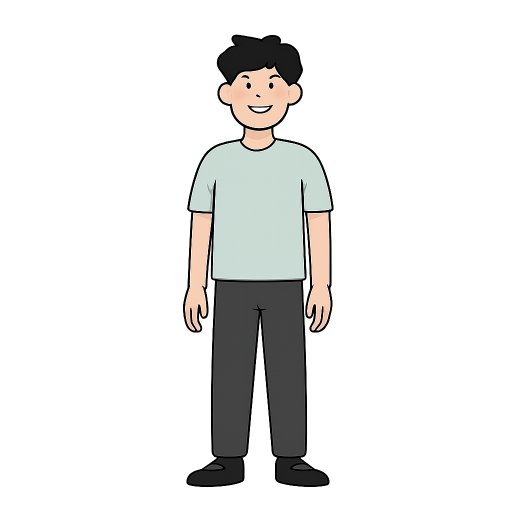
#> input picture ai_video_maker/assets/character/main.png, 1024 x 1024 px (shown at 1/2 size)
$ python -i test_smoke.py   (imports and definitions only)
#> lines starting #> are read from the running program, lines starting #| are printed output that depends on the picture
### ai_video_maker/core/mock_service.py
from __future__ import annotations
import math
import wave
import hashlib
import re
from pathlib import Path
from PIL import Image, ImageDraw, ImageFont

from .config import VIDEO_W, VIDEO_H
from .outro import normalize_outro, plan_outro_scene as build_outro_scene, render_local_outro


class MockService:
    """Offline/demo service showing the V3 visual-storytelling architecture."""

    # [54 lines left out: functions research, audience_brief, write_script, not called in this run]

    def generate_outro_brief(self, topic, script, preferred_style=None, fixed=False):
        return normalize_outro(script.get("outro"), topic, script.get("takeaway", ""), preferred_style, fixed)

    def plan_outro_scene(self, outro_brief):
        return build_outro_scene(outro_brief)

    def tts_outro(self, outro_text, output_path, voice=None):
        self.tts(outro_text, output_path, voice=voice)

    def generate_outro_image(self, visual_prompt, output_path, quality=None):
        render_local_outro(normalize_outro({}, "demo"), output_path)

    # [55 lines left out: functions story_blueprint, plan_scenes, not called in this run]

    def generate_background(self, scene_prompt: str, output_path: Path):
#> called with scene_prompt = 'demo'
        im = Image.new("RGB", (VIDEO_W, VIDEO_H), (250, 249, 245))
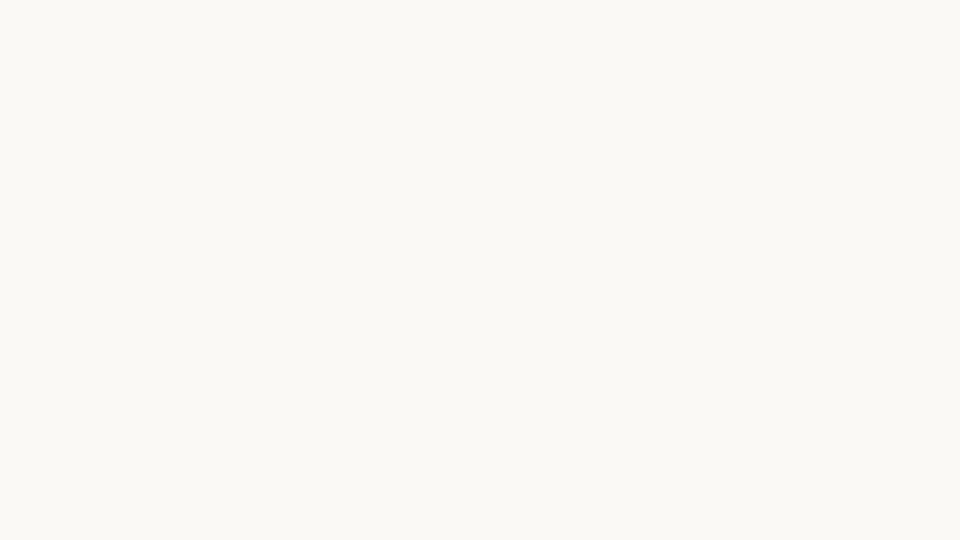
#> im: PIL image 1920x1080 RGB (shown at 1/2 size); mean R, G, B 250, 249, 245
        d = ImageDraw.Draw(im)
        ink=(48,53,61); yellow=(244,194,73); pale=(255,239,192)
        d.line((0, 860, VIDEO_W, 860), fill=ink, width=4)
        low=scene_prompt.lower()
        if "ram" in low or "memory" in low or "chip" in low:
            # [11 lines left out: functions module, rack, not called in this run]
            def arrow(x1,y1,x2,y2):
                d.line((x1,y1,x2,y2),fill=yellow,width=16)
                d.polygon([(x2,y2),(x2-40,y2-25),(x2-40,y2+25)],fill=yellow)
            if "factory" in low or "manufactur" in low:
                d.polygon([(570,650),(570,360),(770,450),(770,360),(970,450),(970,650)],fill=(235,238,238),outline=ink)
                d.rectangle((580,650,970,680),fill=ink)
                arrow(1000,500,1230,390); arrow(1000,540,1230,680)
                rack(1270,210); module(1280,650,190,85)
            elif "fewer" in low or "less supply" in low:
                module(650,380); module(1050,380)
                d.line((1330,340,1330,620),fill=ink,width=8)
                d.line((1350,340,1350,620),fill=ink,width=8)
            elif "price" in low or "expensive" in low:
                module(720,420,340,145)
                d.rounded_rectangle((1220,350,1500,590),radius=24,fill=pale,outline=ink,width=8)
                d.line((1360,510,1360,405),fill=yellow,width=18)
                d.polygon([(1360,385),(1325,440),(1395,440)],fill=yellow)
            elif "server" in low:
                module(600,400); rack(1240,260)
                arrow(870,460,1200,460)
            else:
                module(830,420,350,150)
            im.save(output_path,quality=92)
            return
        key=int.from_bytes(hashlib.sha256(scene_prompt.encode()).digest()[:2],"big")
        arch_match=re.search(r"Visual archetype:\s*([\w_]+)",scene_prompt)
        arch=arch_match.group(1) if arch_match else "example"
        focus_match=re.search(r"Primary focus:\s*(.+?)\.",scene_prompt)
        label=(focus_match.group(1) if focus_match else scene_prompt)[:52]
        focus_side="right" if "on the right" in scene_prompt else "left" if "on the left" in scene_prompt else "center"
        centers={"left":[590,1050],"center":[750,1230],"right":[850,1370]}[focus_side]
        for n,cx in enumerate(centers):
            cy=450+(key%4-2)*25 if n==0 else 450-(key%3-1)*35
            fill=(255,255,255) if n==0 else pale
            if arch in {"process","cause_effect"}:
                d.rounded_rectangle((cx-170,cy-110,cx+170,cy+110),radius=55,fill=fill,outline=ink,width=8)
            else:
                d.rounded_rectangle((cx-165,cy-155,cx+165,cy+155),radius=28,fill=fill,outline=ink,width=8)
        d.line((centers[0]+180,450,centers[1]-180,450),fill=yellow,width=17)
        d.polygon([(centers[1]-180,450),(centers[1]-225,420),(centers[1]-225,480)],fill=yellow)
        im.save(output_path, quality=92)
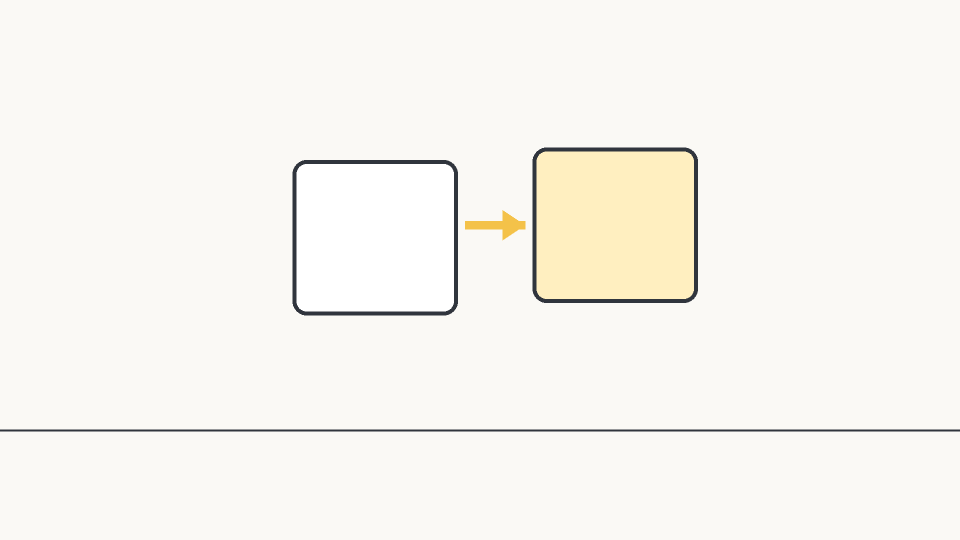
#> saved as bg.png: PIL image 1920x1080 RGB (shown at 1/2 size); mean R, G, B 247.8, 246.2, 240.5

    def tts(self, text: str, output_path: Path, voice=None):
        duration = max(1.5, len(text.split()) / 145 * 60)
        rate = 24000
        frames = int(duration * rate)
        with wave.open(str(output_path), "wb") as wf:
            wf.setnchannels(1); wf.setsampwidth(2); wf.setframerate(rate); wf.writeframes(b"\x00\x00" * frames)

### ai_video_maker/core/render.py
from __future__ import annotations
import re
import subprocess
import textwrap
from pathlib import Path
from PIL import Image, ImageDraw, ImageFont, ImageOps
import imageio_ffmpeg

from .config import CHARACTER_PATH, ASSETS_DIR, VIDEO_W, VIDEO_H
from .character_pose_selector import select_pose
from .overlays import normalize_overlays


def cover_crop(im: Image.Image, size=(VIDEO_W, VIDEO_H)) -> Image.Image:
#> called with size = (1920, 1080)
    tw, th = size
#> tw = 1920; th = 1080
    ratio = max(tw / im.width, th / im.height)
#> ratio = 1
    nw, nh = round(im.width * ratio), round(im.height * ratio)
#> nw = 1920; nh = 1080
    im = im.resize((nw, nh), Image.Resampling.LANCZOS)
#> im: PIL image 1920x1080 RGBA
    left = (nw - tw) // 2
#> left = 0
    top = (nh - th) // 2
#> top = 0
    return im.crop((left, top, left + tw, top + th))


def _font(size: int):
    candidates = [
        "C:/Windows/Fonts/arialbd.ttf",
        "/usr/share/fonts/truetype/dejavu/DejaVuSans-Bold.ttf",
        "/usr/share/fonts/truetype/liberation2/LiberationSans-Bold.ttf",
    ]
    for p in candidates:
        if Path(p).exists():
            return ImageFont.truetype(p, size=size)
    return ImageFont.load_default()


def _character_transform(char: Image.Image, emotion: str, gesture: str) -> Image.Image:
    # V3 fallback acting: preserve the original character artwork, but vary body language
    # through subtle tilt/flip/scale. Custom pose PNGs can later override this without
    # changing the rest of the pipeline.
    tilt = {
        "curious": -3,
        "surprised": 2,
        "thinking": -4,
        "concerned": 3,
        "explaining": 0,
        "confident": -1,
        "neutral": 0,
    }.get(emotion, 0)
    if gesture == "point":
        char = ImageOps.mirror(char)
    if emotion == "surprised":
        char = char.resize((int(char.width * 1.04), int(char.height * 1.04)), Image.Resampling.LANCZOS)
    if tilt:
        char = char.rotate(tilt, resample=Image.Resampling.BICUBIC, expand=True)
    return char


def _draw_symbol(draw: ImageDraw.ImageDraw, symbol: str, x: int, y: int, scale: float = 1.0):
    ink = (43, 49, 55, 255)
    yellow = (244, 190, 56, 255)
    if symbol in {"question_mark", "exclamation_mark"}:
        glyph = {"question_mark":"?", "exclamation_mark":"!"}[symbol]
        draw.text((x,y),glyph,font=_font(int(72*scale)),fill=yellow,
                  stroke_width=max(1,int(2*scale)),stroke_fill=ink)
    elif symbol == "check_mark":
        draw.line([(x-int(24*scale),y),(x-int(5*scale),y+int(19*scale)),
                   (x+int(34*scale),y-int(27*scale))],fill=yellow,width=max(4,int(9*scale)),joint="curve")
    elif symbol == "warning_mark":
        rr=int(36*scale)
        draw.polygon([(x,y-rr),(x-rr,y+rr),(x+rr,y+rr)],fill=(255,223,120,255),outline=ink)
        draw.text((x-int(10*scale),y-int(24*scale)),"!",font=_font(int(45*scale)),fill=ink)
    elif symbol == "short_arrow":
        end=x+int(75*scale)
        draw.line((x,y,end,y),fill=yellow,width=max(3,int(7*scale)))
        draw.polygon([(end,y),(end-int(18*scale),y-int(13*scale)),(end-int(18*scale),y+int(13*scale))],fill=yellow)
    elif symbol == "small_highlight":
        draw.rounded_rectangle((x-int(48*scale),y-int(38*scale),x+int(48*scale),y+int(38*scale)),
                               radius=int(12*scale),outline=yellow,width=max(2,int(5*scale)))
    elif symbol == "underline_emphasis":
        draw.line((x-int(45*scale),y,x+int(45*scale),y),fill=yellow,width=max(3,int(7*scale)))
    elif symbol == "spark":
        rr=int(24*scale)
        draw.line((x-rr,y,x+rr,y),fill=yellow,width=max(2,int(5*scale)))
        draw.line((x,y-rr,x,y+rr),fill=yellow,width=max(2,int(5*scale)))


def composite_scene(background_path: Path, output_path: Path, character_visible: bool,
                    position: str, scale: float, emotion: str = "neutral",
                    gesture: str = "none", overlay_symbols: list[str] | None = None,
                    character_action: str = "none", focus_side: str = "center",
                    interaction_target: str = "", on_screen_emphasis: str = "",
                    visual_archetype: str = "example", character_pose: str | None = None):
    bg = cover_crop(Image.open(background_path).convert("RGBA"))
    overlay_symbols = normalize_overlays(overlay_symbols or [],visual_archetype,character_visible)

    if character_visible:
        source_path, has_pose = select_pose(emotion, character_action, visual_archetype, character_pose)
        char = Image.open(source_path).convert("RGBA")
#> char is the input picture: PIL image 1024x1024 RGBA; mean R, G, B, A 22.2, 22, 20.9, 43.5
        scale = max(0.15, min(float(scale), 0.35))
        target_h = int(VIDEO_H * scale)
        target_w = int(char.width * target_h / char.height)
#> target_w = 378
        char = char.resize((target_w, target_h), Image.Resampling.LANCZOS)
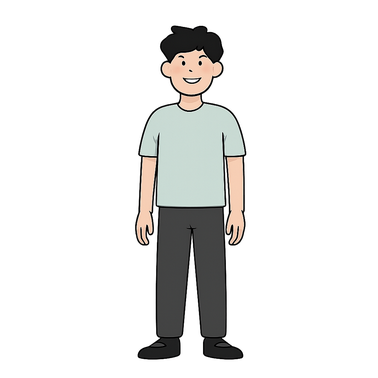
#> char: PIL image 378x378 RGBA; mean R, G, B, A 22.3, 22.2, 21.1, 43.5; transparent parts drawn white
        if not has_pose:
            char = _character_transform(char, emotion, gesture)
#> in _character_transform, `char = char.rotate(tilt, resample=Image.Resampling.BICUBIC, expand=True)`:
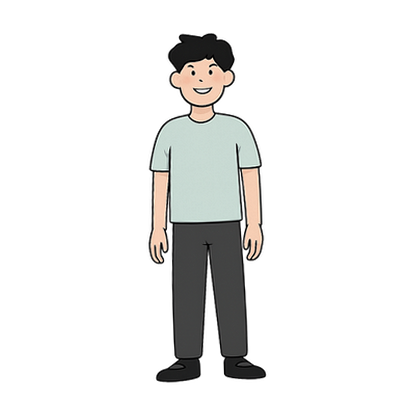
#> char: PIL image 407x407 RGBA; mean R, G, B, A 20.6, 20.5, 19.5, 40.4; transparent parts drawn white
        # V3 action acting: preserve the source art, but change body language and stage position.
        if character_action in {"lean_in", "inspect", "point_at_focus"}:
            char = char.rotate(-3 if position != "right" else 3, resample=Image.Resampling.BICUBIC, expand=True)
        if character_action in {"react", "step_back"}:
            nw=max(1,int(char.width*.95)); nh=max(1,int(char.height*.95)); char=char.resize((nw,nh),Image.Resampling.LANCZOS)
        if character_action in {"present", "celebrate"}:
            nw=max(1,int(char.width*1.03)); nh=max(1,int(char.height*1.03)); char=char.resize((nw,nh),Image.Resampling.LANCZOS)
        y = VIDEO_H - char.height - 38
#> y = 635
        if character_action in {"enter", "present", "celebrate"}: y -= 18
        if emotion == "surprised":
            y -= 16
#> y = 619
        if position == "left":
            x = 105
        elif position == "right":
            x = VIDEO_W - char.width - 105
        else:
            x = (VIDEO_W - char.width) // 2
        bg.alpha_composite(char, (x, y))
    draw = ImageDraw.Draw(bg)
    for item in overlay_symbols:
        if item["target"] == "character" and character_visible:
            sx = x-35 if position == "right" else x+char.width+8
            sy = y+35
        else:
            sx = {"left":420,"center":960,"right":1500,"full":960}.get(focus_side,960)
            sy = 520
            if item["type"] == "check_mark": sx += 105
        _draw_symbol(draw,item["type"],int(sx),int(sy),0.8)
    bg.convert("RGB").save(output_path, quality=94)
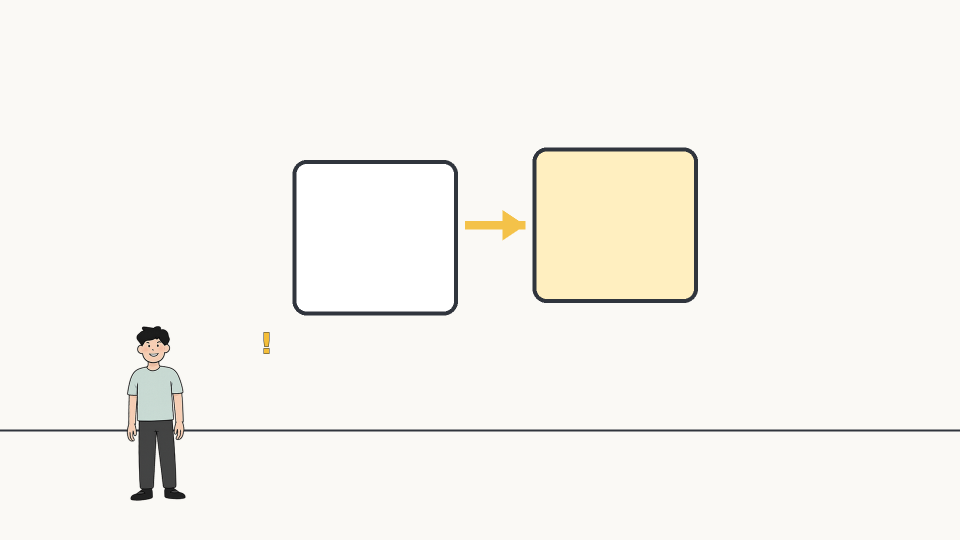
#> saved as comp.jpg: PIL image 1920x1080 RGB (shown at 1/2 size); mean R, G, B 246.3, 244.7, 238.9


# [63 lines left out: functions camera_filter, render_scene, concat_scenes, srt_timestamp, not called in this run]


def _sentences(text: str) -> list[str]:
    parts = re.split(r"(?<=[.!?])\s+", text.strip())
    return [p.strip() for p in parts if p.strip()]


# [53 lines left out: functions _split_for_subtitles, _wrap_subtitle, write_srt, not called in this run]

### ai_video_maker/core/overlays.py
"""Keep only explicit, purposeful visual emphasis requests."""
from __future__ import annotations

SUPPORTED = {"question_mark", "exclamation_mark", "check_mark", "warning_mark",
             "short_arrow", "small_highlight", "underline_emphasis", "spark"}
ALIASES = {"exclamation": "exclamation_mark", "warning": "warning_mark", "arrow": "short_arrow"}


def normalize_overlays(raw, archetype: str = "example", character_visible: bool = False) -> list[dict]:
    if not isinstance(raw, list):
        return []
    result = []
    for item in raw:
        if isinstance(item, str):
            kind = ALIASES.get(item, item)
            target = "character" if kind in {"question_mark", "exclamation_mark", "warning_mark"} else "focus_object"
        elif isinstance(item, dict):
            kind = ALIASES.get(item.get("type"), item.get("type"))
            target = item.get("target") or "focus_object"
        else:
            continue
        if kind not in SUPPORTED:
            continue
        if kind == "short_arrow" and archetype not in {"cause_effect", "process"}:
            continue
        if kind == "question_mark" and archetype != "question_reveal":
            continue
        if kind == "check_mark" and archetype not in {"takeaway", "example"}:
            continue
        if target == "character" and not character_visible:
            continue
        if target not in {"character", "focus_object"}:
            target = "focus_object"
        if any(existing["type"] == kind and existing["target"] == target for existing in result):
            continue
        result.append({"type": kind, "target": target})
        if len(result) == 2:
            break
    return result

### ai_video_maker/core/character_pose_selector.py
"""Resolve acting directions to optional pose assets and a safe master fallback."""
import logging
from pathlib import Path
from .config import ASSETS_DIR, CHARACTER_PATH

LOGGER = logging.getLogger(__name__)
POSE_NAMES = ("idle", "curious", "surprised", "thinking", "explaining", "point_left", "point_right",
              "compare", "warning", "confident", "happy", "questioning", "sitting", "stretching", "working")

POSES = {
    "question_reveal": ["questioning", "curious", "surprised"],
    "cause_effect": ["explaining", "point_right", "point_left"],
    "comparison": ["compare"],
    "consequence": ["warning", "concerned"],
    "takeaway": ["confident", "explaining"],
    "example": ["explaining", "point_right"],
}


def requested_pose(emotion: str, action: str = "none", archetype: str = "example") -> str:
    aliases = {"present":"explaining", "point_at_focus":"point_right", "compare_sides":"compare",
               "warn":"warning", "think":"thinking", "react":"surprised", "celebrate":"happy"}
    if action in {"point_at_focus", "compare_sides", "warn", "think"}:
        return aliases[action]
    if emotion == "concerned":
        return "warning"
    if emotion in POSE_NAMES and emotion != "neutral":
        return emotion
    if action in aliases:
        return aliases[action]
    return POSES.get(archetype, ["idle"])[0]


def select_pose(emotion: str, action: str = "none", archetype: str = "example",
                character_pose: str | None = None) -> tuple[Path, bool]:
    name = character_pose or requested_pose(emotion, action, archetype)
    if name not in POSE_NAMES:
        name = "idle"
    folder = ASSETS_DIR / "character" / "poses"
    candidate = folder / f"{name}.png"
    if candidate.is_file():
        return candidate, True
    LOGGER.warning("Pose '%s' missing - falling back to main character", name)
    return CHARACTER_PATH, False


def pose_status() -> list[dict]:
    folder = ASSETS_DIR / "character" / "poses"
    return [{"name": name, "exists": (folder / f"{name}.png").is_file()} for name in POSE_NAMES]


# [6 lines left out: function pose_prompt, not called in this run]

### ai_video_maker/core/utils.py
from __future__ import annotations
import json
import re
import subprocess
import wave
from pathlib import Path
from typing import Any
import imageio_ffmpeg


def ensure_dir(path: Path) -> Path:
    path.mkdir(parents=True, exist_ok=True)
    return path


def write_json(path: Path, data: Any) -> None:
    ensure_dir(path.parent)
    path.write_text(json.dumps(data, ensure_ascii=False, indent=2), encoding="utf-8")


# [25 lines left out: functions read_json, extract_json, not called in this run]


def media_duration(path: Path) -> float:
    """Get media duration robustly.

    OpenAI streaming WAV files can use RF64/placeholder size fields that Python's wave
    module may interpret as a huge number of frames. FFmpeg parses the real duration,
    so use it first and only fall back to wave for conventional WAV files.
    """
#> (the run stopped early here; a loop or call above may not have finished)
